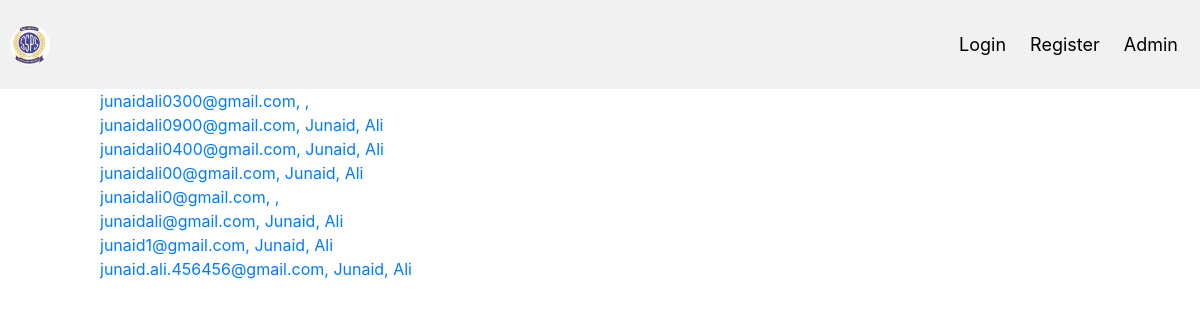
The page / on the database its author committed.
### userprofile/models.py (models this page shows, shortened)
class CustomUser(AbstractBaseUser, PermissionsMixin):
    first_name = models.CharField(max_length= 100, default="", null=False, blank=False)
    last_name = models.CharField(max_length= 100, default="", null=False, blank=False)
    email = models.EmailField(_('email address'), unique=True)
    is_staff = models.BooleanField(default=False)
    is_active = models.BooleanField(default=True)
    date_joined = models.DateField(default=timezone.now)
    date_of_birth = models.DateField(default=timezone.now)
    address = models.CharField(max_length=400, blank=False, null=False, default="")
    USERNAME_FIELD = 'email'
    REQUIRED_FIELDS = ['address', 'first_name', 'last_name']
    objects = CustomUserManager()

### userprofile/views.py (the view)
# urls.py: path('', home, name="home"),
def home(request):
    users = CustomUser.objects.all()
    return render(request, "userprofile/home.html", {"users":users})

### userprofile/templates/userprofile/home.html
{% extends "userprofile/base.html" %}
{% block css %}
{% load static %}
<link rel="stylesheet" href="{% static 'css/home.css' %}">
{% endblock %}
{% block content %}
    <div>
        {% for user in users %}
            <a class="list-margin" href="{% url 'userprofile:detail' user.id %}">{{ user.email }}, {{ user.first_name }}, {{ user.last_name }}</a>
            <br>
        {% endfor %}
    </div>
{% endblock %}

### userprofile/templates/userprofile/base.html (shortened to what this page needs)
<!DOCTYPE html>
<html lang="en">
<head>
    {% load static %}
    <link rel="stylesheet" type="text/css" href="{% static 'css/base.css' %}">
    <link rel="stylesheet" href="{% static 'css/bootstrap.min.css' %}">
    {% block css %}{% endblock %}
</head>
<body>
    <div class="header">
        <img src="/static/img/ssps.jpg" alt="School"/>
        <div class="header-right">
            {% if user.is_authenticated %}
                <a href="{% url 'logout' %}">{{user.first_name}} ----- Logout</a>
            {% else %}
                <a href="{% url 'login' %}">Login</a>
                <a href="{% url 'userprofile:register' %}">Register</a>
            {% endif %}
            <a href="/admin">Admin</a>
        </div>
    </div>
    {% block content %}
    {% endblock %}
</body>
</html>

### userprofile/static/css/base.css (style rules this page uses)
* { box-sizing: border-box; }
body { margin: 0; font-family: Arial, Helvetica, sans-serif; }
img { margin-top: 5px; width: 40px; border-radius: 50%; }
.header { overflow: hidden; background-color: #f1f1f1; padding: 20px 10px; }
.header a { float: left; color: black; text-align: center; padding: 12px; text-decoration: none; font-size: 18px; line-height: 25px; border-radius: 4px; }
.header-right { float: right; }

### userprofile/static/css/home.css (style rules this page uses)
.list-margin { margin-left: 100px; }

### rows shown on the page
CustomUser: email "junaidali0300@gmail.com"
CustomUser: email "junaidali0900@gmail.com", first_name "Junaid", last_name "Ali"
CustomUser: email "junaidali0400@gmail.com", first_name "Junaid", last_name "Ali"
CustomUser: email "junaidali00@gmail.com", first_name "Junaid", last_name "Ali"
CustomUser: email "junaidali0@gmail.com"
CustomUser: email "junaidali@gmail.com", first_name "Junaid", last_name "Ali"
CustomUser: email "junaid1@gmail.com", first_name "Junaid", last_name "Ali"
CustomUser: email "junaid.ali.456456@gmail.com", first_name "Junaid", last_name "Ali"
